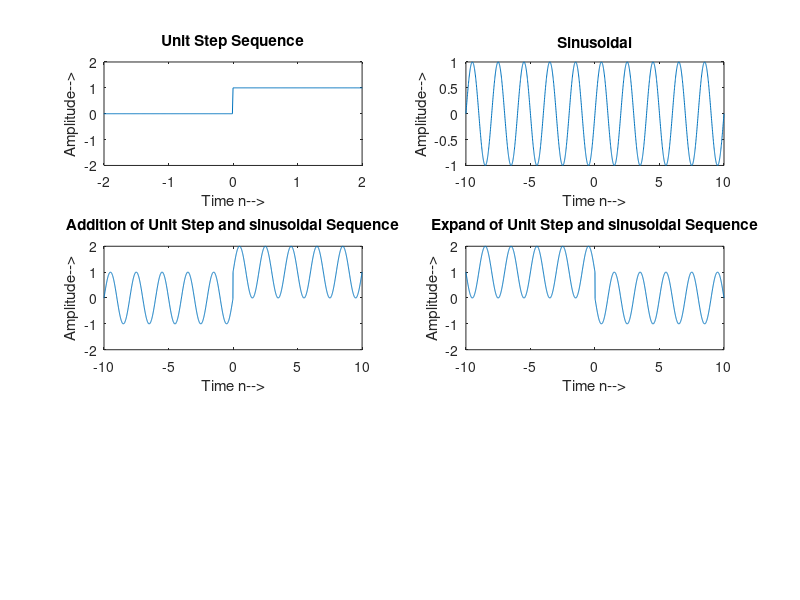

This figure's MATLAB source:

t=-10:.01:10;


for i=1:length(t)
    if t(i)<0
        y(i)=0;
    else if t(i)>=0
            y(i)=1;
        end
    end
end

subplot(3,2,1);
plot(t,y);
axis([-2 2 -2 2]);
xlabel('Time n-->');
ylabel('Amplitude-->');
title('Unit Step Sequence');

s=sin(pi*t);
subplot(3,2,2);
plot(t,s);
xlabel('Time n-->');
ylabel('Amplitude-->');
title('Sinusoidal');


for i=1:length(y);
    add(i)=y(i)+s(i);
end

subplot(3,2,3);
plot(t,add);
axis([-10 10 -2 2]);
xlabel('Time n-->');
ylabel('Amplitude-->');
title('Addition of Unit Step and sinusoidal Sequence');

subplot(3,2,4);
plot(-t,add);
axis([-10 10 -2 2]);
xlabel('Time n-->');
ylabel('Amplitude-->');
title('Expand of Unit Step and sinusoidal Sequence');
